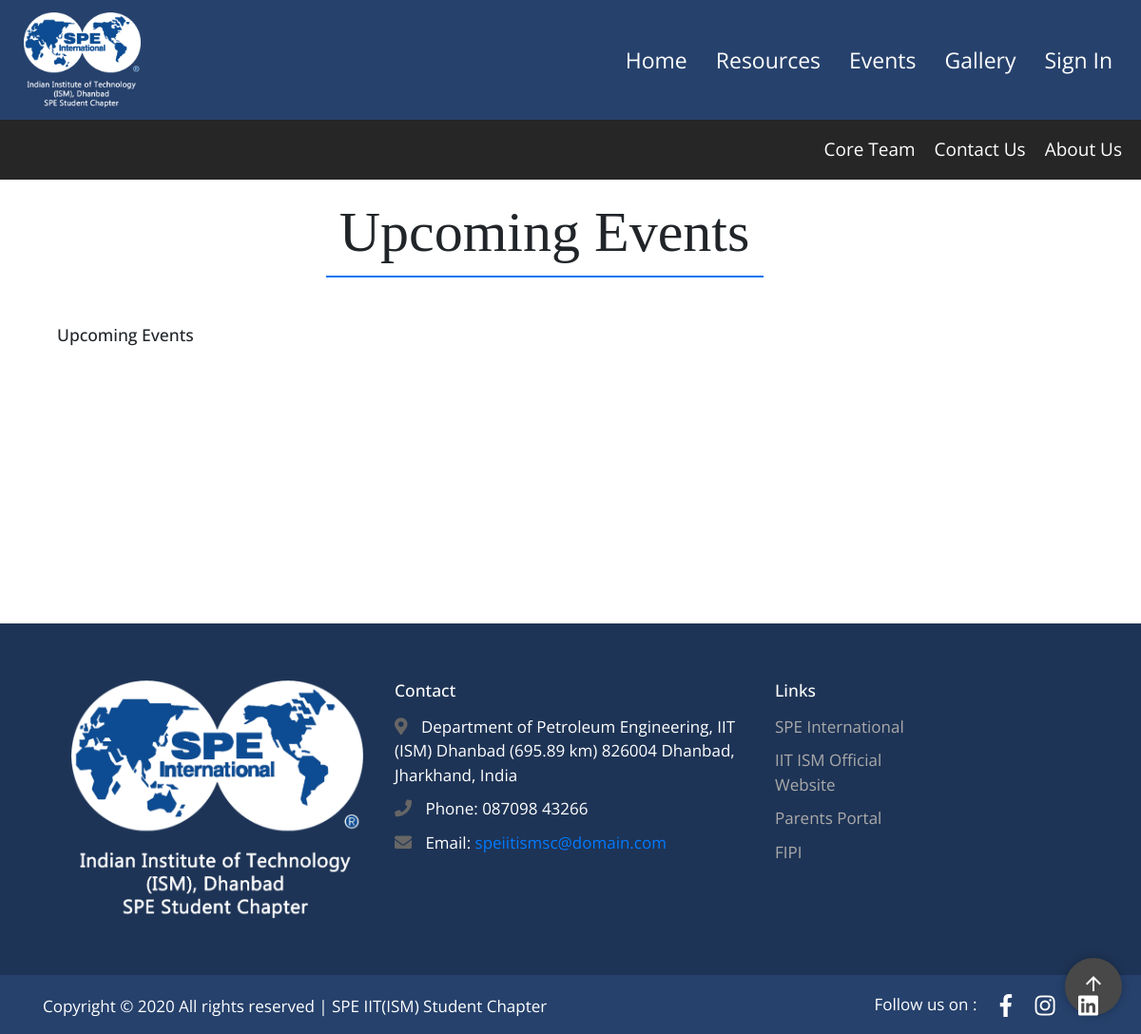
The app's page /Events/, older data.
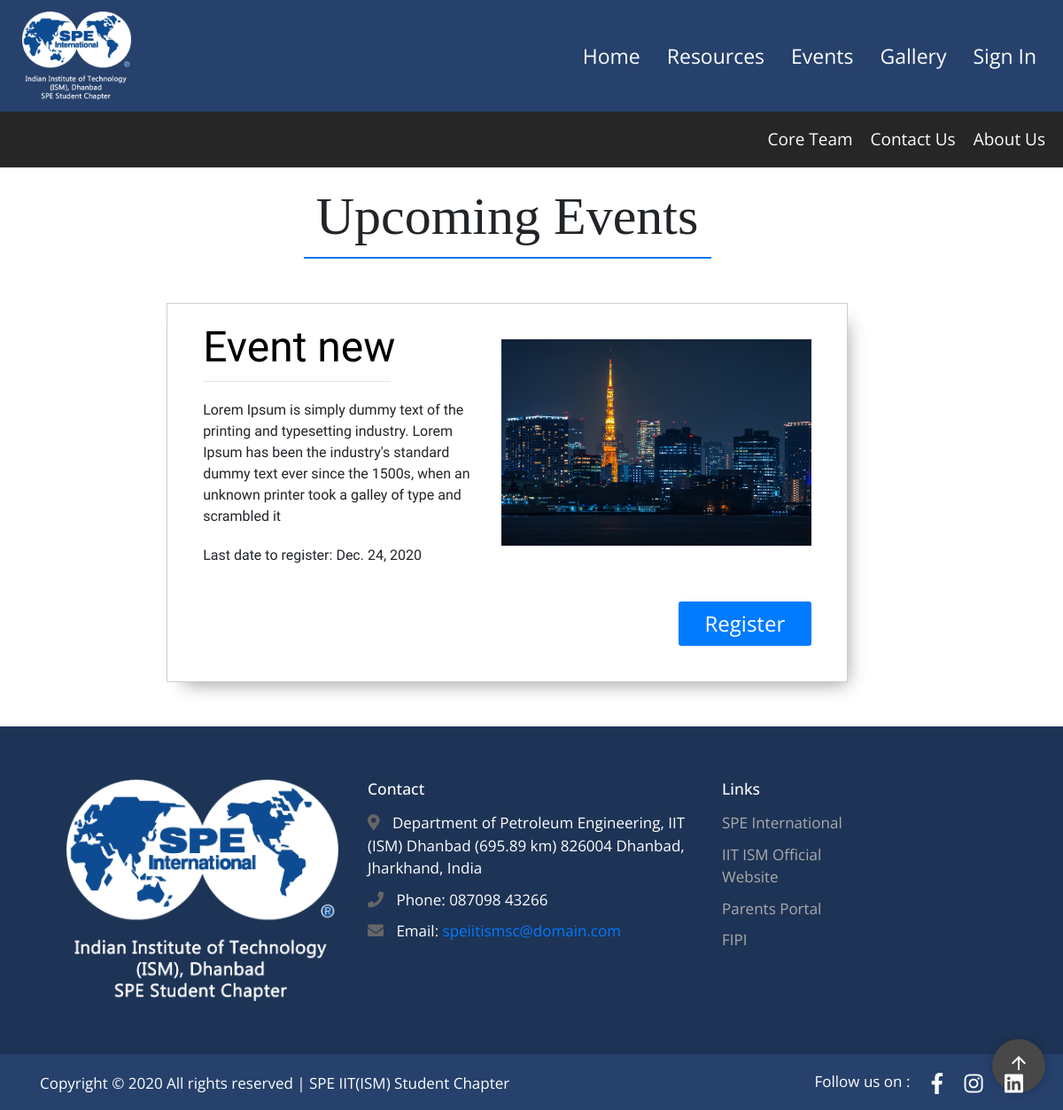
The same page, newer data.
### events/models.py (models this page shows, shortened)
class Events(models.Model):
    objects = None
    title = models.CharField(max_length=300)
    description = models.CharField(max_length=300)
    reg_date = models.DateField()
    content = models.TextField()
    image = models.ImageField(null=True, blank=True, upload_to='event_poster')
    google_doc_url = models.URLField(max_length=500)
    @property
    def has_happened(self):
        t = date.today()
        return t > self.reg_date

### events/views.py (the view)
# urls.py: path('', EventListView.as_view(), name='events-home'),
class EventListView(ListView):
    model = Events
    template_name = 'events/home.html'
    context_object_name = 'events'
    order_by = ['-reg_date']
    paginate_by = 3
    def get_queryset(self):
        date_1 = datetime.date.today()
        return Events.objects.filter(reg_date__lte=datetime.date(2040, 1, 1),
                                     reg_date__gte=date_1).order_by('-id')

### events/templates/events/home.html (shortened to what this page needs)
{% extends "pages/base.html" %}
{% load static %}
{% block content-blog %}
    <link rel="stylesheet" type="text/css" href="{% static 'blog/blog-home.css' %}">
    <link rel="stylesheet" type="text/css" href="{% static 'blog/button-group.css' %}">
{% endblock content-blog %}
{% block content %}
        <br><br><br><br><br>
<div class="col-md-11" style="padding-left: 5%;">
    {% if not events %}
        <h1 class="d-flex justify-content-center" id="PageTitle">Upcoming Events</h1>
        <hr class="d-flex justify-content-center" id="UnderlineTitle" style="width: 460px;">
    {% elif events.first.has_happened %}
        <h1 class="d-flex justify-content-center" id="PageTitle">Past Events</h1>
        <hr class="d-flex justify-content-center" id="UnderlineTitle" style="width: 320px;">
    {% else %}
        <h1 class="d-flex justify-content-center" id="PageTitle">Upcoming Events</h1>
        <hr class="d-flex justify-content-center" id="UnderlineTitle" style="width: 460px;">
    {% endif %}
    {% if not events %}
        <h3>Upcoming Events</h3>
        <br>
        <br>
        <br>
        <br>
        <br>
        <br>
        <br>
        <br>
        <br>
        <br>
        <br>
        <br>
    {% endif %}
    <div id="PostContainer">
        {% for event in events %}
            <div id="PostBody" style="margin: 10px 30px 50px 10px;" class="media content-section col-md-9 mx-auto">
                <div class="media-body">
                    <img id="PostImage" src="{{ event.image.url }}">
                    <h1 id="ArticleTitle"><a href="{% url 'events-detail' event.id %}" style="color: black;">{{ event.title }}</a></h1>
                    <div id="ArticleMetaData">
                        <hr id="Underline" align="left">
                    </div>
                    <p class="article-content">{{ event.description }}</p>
                    <p class="article-content">Last date to register: {{ event.reg_date }}</p>
                    {% if event.has_happened %}
                        <p></p>
                    {% else %}
                    <a href="{{event.google_doc_url}}">
                        <button type="button" class="btn btn-primary">Register</button>
                    </a>
                    {% endif %}
                </div>
            </div>
        {% endfor %}
    </div>
</div>
{% endblock content %}

### pages/templates/pages/base.html (shortened to what this page needs)
<!DOCTYPE html>
<html lang="en">
{% load static %}
<head>
    <link rel="stylesheet" href="https://stackpath.bootstrapcdn.com/bootstrap/4.5.2/css/bootstrap.min.css">
    <link rel="stylesheet" href="https://cdnjs.cloudflare.com/ajax/libs/font-awesome/4.7.0/css/font-awesome.min.css">
    <link rel="stylesheet" type="text/css" href="{% static 'pages/body.css' %}">
    <link rel="stylesheet" type="text/css" href="{% static 'pages/navbar.css' %}">
    <link rel="stylesheet" type="text/css" href="{% static 'pages/down-navbar.css' %}">
    <link rel="stylesheet" type="text/css" href="{% static 'pages/scroll-to-top-button.css' %}">
    <link rel="stylesheet" type="text/css" href="{% static 'pages/footer.css' %}">
    <link rel="stylesheet" href="https://use.fontawesome.com/releases/v5.0.6/css/all.css">
    <link href="https://unpkg.com/aos@2.3.1/dist/aos.css" rel="stylesheet">
    {% block content-blog %} {% endblock content-blog %}
</head>
<body>
    <nav class="navbar navbar-expand-md navbar-dark" style="background-color:#26416c; box-shadow: none !important;">
        <div class="container-fluid">
            <a href="{% url 'home-page' %}" class="navbar-brand">
                <img src="{% static 'pages/landingpage-bg/chapter-inv-logo.png' %}" style="height: 100px; margin: 10px">
            </a>
            <div id="main-nav" class="collapse navbar-collapse">
                <ul class="navbar-nav ml-auto">
                    <li><a href="{% url 'home-page' %}" class="nav-item nav-link active" style="font-size: 23px;">Home</a></li>
                    <li class="dropdown">
                        <a href="#" class="nav-item nav-link" style="font-size: 23px;" data-toggle="dropdown">Resources</a>
                    </li>
                    <li class="dropdown">
                        <a href="#" class="nav-item nav-link" style="font-size: 23px;" data-toggle="dropdown">Events</a>
                    </li>
                    <li><a href="{% url 'gallery-page' %}" style="font-size: 23px;" class="nav-item nav-link">Gallery</a></li>
                    {% if user.is_authenticated %}
                    <li class="dropdown">
                        <a><span class="material-icons" id="AccountCircle" >account_circle</span></a>
                        <div class="dropdown-menu">
                            <a href="{% url 'user-posts' user.username %}" class="dropdown-item">Profile</a>
                            <a href="{% url 'signout-page' %}" class="dropdown-item">Sign Out</a>
                        </div>
                    </li>
                    {% else %}
                    <li>
                        <a href="{% url 'signin-page' %}" class="nav-item nav-link" style="font-size: 23px;">Sign In</a>
                    </li>
                    {% endif %}
                </ul>
            </div>
        </div>
    </nav>
    <nav class="navbar navbar-expand-lg navbar-dark lower-navbar" style="position: relative; z-index: 1; height: 4em;">
        <div class="collapse navbar-collapse" id="basicExampleNav">
            <ul class="navbar-nav ml-auto">
                <li class="nav-item" id="LowNavLink0">
                    <a class="low-nav-item" href="{% url 'core-team' %}">Core Team</a>
                </li>
                <li class="nav-item" id="LowNavLink1">
                    <a class="low-nav-item" href="{% url 'contact-page' %}">Contact Us</a>
                </li>
                <li class="nav-item" id="LowNavLink2">
                    <a class="low-nav-item" href="{% url 'about-page' %}">About Us</a>
                </li>
            </ul>
    </nav>
<br>
    {% block content %} {% endblock content %}
    <button id="back-to-top-btn">
            <i class="material-icons">arrow_upward</i>
        </button>
    <footer>
        <div class="footer-top">
            <div class="container-fluid">
                <div class="row" style="overflow: hidden">
                    <div class="col-md-3 footer-about">
                        <img src="{% static 'pages/landingpage-bg/chapter-inv-logo.png' %}" style="height: 250px; margin-left: 60px;" alt="logo-footer">
                    </div>
                    <div class="col-md-4 offset-md-1 footer-contact">
                        <h3>Contact</h3>
                        <p><i class="fas fa-map-marker-alt"></i> Department of Petroleum Engineering, IIT (ISM) Dhanbad (695.89 km) 826004 Dhanbad, Jharkhand, India</p>
                        <p><i class="fas fa-phone"></i> Phone: 087098 43266</p>
                        <p><i class="fas fa-envelope"></i> Email: <a href="#">speiitismsc@domain.com</a></p>
                    </div>
                    <div class="col-md-4 footer-links">
                        <div class="row">
                            <div class="col">
                                <h3>Links</h3>
                            </div>
                        </div>
                        <div class="row">
                            <div class="col-md-6">
                                <p><a class="imp-link" href="https://www.spe.org/en/">SPE International</a></p>
                                <p><a class="imp-link" href="https://www.iitism.ac.in/">IIT ISM Official Website</a></p>
                                <p><a class="imp-link" href="https://parent.iitism.ac.in/index.php/parent_portal/portal0">Parents Portal</a></p>
                                <p><a class="imp-link" href="https://www.fipi.org.in/">FIPI</a></p>
                            </div>
                        </div>
                    </div>
                </div>
            </div>
        </div>
        <div class="footer-bottom">
            <div class="container">
                <div class="row">
                    <div class="col-md-6 footer-copyright">
                        Copyright © 2020 All rights reserved | SPE IIT(ISM) Student Chapter
                    </div>
                    <div class="col-md-6 footer-social">
                        <p style="display: inline;">Follow us on : </p>
                        <a href="https://www.facebook.com/speismsc/" style="color:white"><i class="fab fa-facebook-f"></i></a>
                        <a href="https://www.instagram.com/spe_iitism/" style="color:white"><i class="fab fa-instagram"></i></a>
                        <a href="https://www.linkedin.com/company/spe-iit-ism-sc/" style="color: white;"><i class="fab fa-linkedin"></i></a>
                    </div>
                </div>
            </div>
        </div>
    </footer>
</body>
</html>

### pages/static/pages/body.css (style rules this page uses)
body { font-family: calibri; box-sizing: border-box; }

### pages/static/pages/navbar.css (style rules this page uses)
html { font-size: 62.5%; }
body { font-family: 'Open Sans', sans-serif; font-size: 1.6rem; font-weight: 400; box-sizing: border-box; }
.navbar { position: absolute; left: 0; top: 0; padding: 0; width: 100%; transition: 0.6s ease-in; z-index: 99999; }
.navbar .navbar-brand { font-family: 'Lobster', cursive; font-size: 2.5rem; }
.navbar-dark .navbar-nav .nav-link { position: relative; color: #fff; font-size: 2.0rem; }
@media screen and (min-width: 767px) { .navbar-dark .navbar-nav .nav-link { padding: 23px 15px; } }
@media screen and (min-width: 767px) { .navbar-dark .navbar-nav .nav-link::after { content: ''; position: absolute; bottom: 15px; left: 30%; right: 30%; height: 1px; background-color: #fff; -webkit-transform: scaleX(0); -ms-transform: scaleX(0); transform: scaleX(0); transition: transform 0.1s ease-in; } }
.footer-top { padding: 60px 0; background: #1E3456; text-align: left; color: #aaa; }
.footer-top h3 { padding-bottom: 10px; color: #fff; }
.footer-contact p { word-wrap: break-word; }
.footer-contact i { padding-right: 10px; font-size: 18px; color: #666; }
.footer-contact p a { border: 0; }
.footer-links a { color: #aaa; border: 0; }
.footer-bottom { padding: 15px 0 17px 0; background: #26416c; text-align: left; color: #aaa; }
.footer-social { padding-top: 3px; text-align: right; }
.footer-social a { margin-left: 20px; color: #777; border: 0; }
.footer-social i { font-size: 24px; vertical-align: middle; }
.footer-copyright { padding-top: 5px; }

### pages/static/pages/down-navbar.css (style rules this page uses)
.lower-navbar { background-color: #262626; position: relative; top: 125px; height: 50px; }
.low-nav-item { font-size: 19px !important; color: white; padding-right: 20px; }

### pages/static/pages/scroll-to-top-button.css (style rules this page uses)
#back-to-top-btn { position: fixed; right: 20px; bottom: 20px; width: 60px; height: 60px; border-radius: 50%; border: none; outline: none; background-color: #484848; color: white; box-shadow: 0 0 10px rgba(0, 0, 0, 0.25); color: white; transition-duration: 0.25s; transition-timing-function: ease-in-out; transition-property: background-color, color; }

### pages/static/pages/footer.css (style rules this page uses)
div.col-md-6, div.col-md-4 { color: white; font-size: 17px; }

### blog/static/blog/blog-home.css (style rules this page uses)
#PostBody { border: 1px solid #cfcfcf; margin-left: 50px; margin-bottom: 60px; box-shadow: 9px 12px 20px -10px rgba(0,0,0,0.39); padding: 20px; }
#PostImage { width: 350px; margin: 20px; float: right; }
#ArticleTitle { font-family: lobster; font-size: 3em; margin-left: 20px; }
div#ArticleMetaData { font-size: 1.25em; margin-left: 20px; }
hr#Underline { width: 30%; }
p.article-content { margin: 20px; font-family: 'Oxygen', sans-serif; }
button.btn { width: 150px; height: 50px; font-size: 1.5em; margin: 20px; float: right; clear: both; }
#PageTitle { font-family: 'adam.cg pro'; font-size: 60px; }
#UnderlineTitle { height: 0.8px; width: 250px; background-color: #007bff; margin-bottom: 50px; }

Row changes from the older to the newer data that the page shows:
added Events: image (picture), title "Event new", description "Lorem Ipsum is simply dummy text of the printing and typesetting industry. Lorem Ipsum has been the industry's standard dummy text ever since the 1500s, when an unknown printer took a galley of type and scrambled it", reg_date "Dec. 24, 2020"
